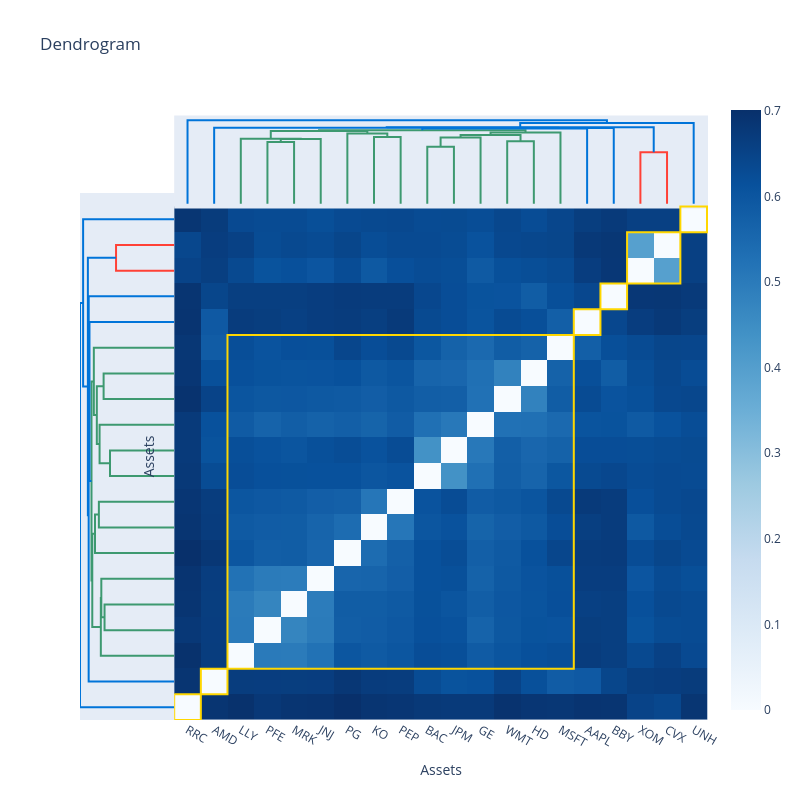

Notebook code for this chart:
### Code cell
model2 = HierarchicalEqualRiskContribution(
    risk_measure=RiskMeasure.CDAR,
    hierarchical_clustering_estimator=HierarchicalClustering(
        linkage_method=LinkageMethod.SINGLE,
    ),
    portfolio_params=dict(name="HERC-CDaR-Single-Pearson"),
)
model2.fit(X_train)
model2.hierarchical_clustering_estimator_.plot_dendrogram(heatmap=True)

### Figure 1 — Plotly figure (JSON) as saved in the notebook; plotly's stock layout.template omitted (floating-point values rounded to 4 significant figures; data arrays with more than 128 entries replaced by an {"elided": "..."} marker saying what was removed)
{"data": [{"hoverinfo": "text", "marker": {"color": "rgb(61,153,112)"}, "mode": "lines", "type": "scatter", "x": [35, 35, 45, 45], "xaxis": "x", "y": [0, 0.4741, 0.4741, 0], "yaxis": "y2"}, {"hoverinfo": "text", "marker": {"color": "rgb(61,153,112)"}, "mode": "lines", "type": "scatter", "x": [40, 40, 55, 55], "xaxis": "x", "y": [0.4741, 0.496, 0.496, 0], "yaxis": "y2"}, {"hoverinfo": "text", "marker": {"color": "rgb(61,153,112)"}, "mode": "lines", "type": "scatter", "x": [25, 25, 47.5, 47.5], "xaxis": "x", "y": [0, 0.4993, 0.4993, 0.496], "yaxis": "y2"}, {"hoverinfo": "text", "marker": {"color": "rgb(61,153,112)"}, "mode": "lines", "type": "scatter", "x": [75, 75, 85, 85], "xaxis": "x", "y": [0, 0.5127, 0.5127, 0], "yaxis": "y2"}, {"hoverinfo": "text", "marker": {"color": "rgb(61,153,112)"}, "mode": "lines", "type": "scatter", "x": [65, 65, 80, 80], "xaxis": "x", "y": [0, 0.539, 0.539, 0.5127], "yaxis": "y2"}, {"hoverinfo": "text", "marker": {"color": "rgb(61,153,112)"}, "mode": "lines", "type": "scatter", "x": [36.25, 36.25, 72.5, 72.5], "xaxis": "x", "y": [0.4993, 0.5575, 0.5575, 0.539], "yaxis": "y2"}, {"hoverinfo": "text", "marker": {"color": "rgb(61,153,112)"}, "mode": "lines", "type": "scatter", "x": [95, 95, 105, 105], "xaxis": "x", "y": [0, 0.437, 0.437, 0], "yaxis": "y2"}, {"hoverinfo": "text", "marker": {"color": "rgb(61,153,112)"}, "mode": "lines", "type": "scatter", "x": [100, 100, 115, 115], "xaxis": "x", "y": [0.437, 0.5078, 0.5078, 0], "yaxis": "y2"}, {"hoverinfo": "text", "marker": {"color": "rgb(61,153,112)"}, "mode": "lines", "type": "scatter", "x": [125, 125, 135, 135], "xaxis": "x", "y": [0, 0.4804, 0.4804, 0], "yaxis": "y2"}, {"hoverinfo": "text", "marker": {"color": "rgb(61,153,112)"}, "mode": "lines", "type": "scatter", "x": [107.5, 107.5, 130, 130], "xaxis": "x", "y": [0.5078, 0.5266, 0.5266, 0.4804], "yaxis": "y2"}, {"hoverinfo": "text", "marker": {"color": "rgb(61,153,112)"}, "mode": "lines", "type": "scatter", "x": [118.8, 118.8, 145, 145], "xaxis": "x", "y": [0.5266, 0.547, 0.547, 0], "yaxis": "y2"}, {"hoverinfo": "text", "marker": {"color": "rgb(61,153,112)"}, "mode": "lines", "type": "scatter", "x": [54.38, 54.38, 131.9, 131.9], "xaxis": "x", "y": [0.5575, 0.5628, 0.5628, 0.547], "yaxis": "y2"}, {"hoverinfo": "text", "marker": {"color": "rgb(0,116,217)"}, "mode": "lines", "type": "scatter", "x": [93.12, 93.12, 155, 155], "xaxis": "x", "y": [0.5628, 0.5766, 0.5766, 0], "yaxis": "y2"}, {"hoverinfo": "text", "marker": {"color": "rgb(0,116,217)"}, "mode": "lines", "type": "scatter", "x": [124.1, 124.1, 165, 165], "xaxis": "x", "y": [0.5766, 0.5819, 0.5819, 0], "yaxis": "y2"}, {"hoverinfo": "text", "marker": {"color": "rgb(0,116,217)"}, "mode": "lines", "type": "scatter", "x": [15, 15, 144.5, 144.5], "xaxis": "x", "y": [0, 0.5822, 0.5822, 0.5819], "yaxis": "y2"}, {"hoverinfo": "text", "marker": {"color": "rgb(255,65,54)"}, "mode": "lines", "type": "scatter", "x": [175, 175, 185, 185], "xaxis": "x", "y": [0, 0.3957, 0.3957, 0], "yaxis": "y2"}, {"hoverinfo": "text", "marker": {"color": "rgb(0,116,217)"}, "mode": "lines", "type": "scatter", "x": [79.77, 79.77, 180, 180], "xaxis": "x", "y": [0.5822, 0.5875, 0.5875, 0.3957], "yaxis": "y2"}, {"hoverinfo": "text", "marker": {"color": "rgb(0,116,217)"}, "mode": "lines", "type": "scatter", "x": [129.9, 129.9, 195, 195], "xaxis": "x", "y": [0.5875, 0.6199, 0.6199, 0], "yaxis": "y2"}, {"hoverinfo": "text", "marker": {"color": "rgb(0,116,217)"}, "mode": "lines", "type": "scatter", "x": [5, 5, 162.4, 162.4], "xaxis": "x", "y": [0, 0.6411, 0.6411, 0.6199], "yaxis": "y2"}, {"hoverinfo": "text", "marker": {"color": "rgb(61,153,112)"}, "mode": "lines", "type": "scatter", "x": [0, -0.4741, -0.4741, 0], "xaxis": "x2", "y": [35, 35, 45, 45], "yaxis": "y"}, {"hoverinfo": "text", "marker": {"color": "rgb(61,153,112)"}, "mode": "lines", "type": "scatter", "x": [-0.4741, -0.496, -0.496, 0], "xaxis": "x2", "y": [40, 40, 55, 55], "yaxis": "y"}, {"hoverinfo": "text", "marker": {"color": "rgb(61,153,112)"}, "mode": "lines", "type": "scatter", "x": [0, -0.4993, -0.4993, -0.496], "xaxis": "x2", "y": [25, 25, 47.5, 47.5], "yaxis": "y"}, {"hoverinfo": "text", "marker": {"color": "rgb(61,153,112)"}, "mode": "lines", "type": "scatter", "x": [0, -0.5127, -0.5127, 0], "xaxis": "x2", "y": [75, 75, 85, 85], "yaxis": "y"}, {"hoverinfo": "text", "marker": {"color": "rgb(61,153,112)"}, "mode": "lines", "type": "scatter", "x": [0, -0.539, -0.539, -0.5127], "xaxis": "x2", "y": [65, 65, 80, 80], "yaxis": "y"}, {"hoverinfo": "text", "marker": {"color": "rgb(61,153,112)"}, "mode": "lines", "type": "scatter", "x": [-0.4993, -0.5575, -0.5575, -0.539], "xaxis": "x2", "y": [36.25, 36.25, 72.5, 72.5], "yaxis": "y"}, {"hoverinfo": "text", "marker": {"color": "rgb(61,153,112)"}, "mode": "lines", "type": "scatter", "x": [0, -0.437, -0.437, 0], "xaxis": "x2", "y": [95, 95, 105, 105], "yaxis": "y"}, {"hoverinfo": "text", "marker": {"color": "rgb(61,153,112)"}, "mode": "lines", "type": "scatter", "x": [-0.437, -0.5078, -0.5078, 0], "xaxis": "x2", "y": [100, 100, 115, 115], "yaxis": "y"}, {"hoverinfo": "text", "marker": {"color": "rgb(61,153,112)"}, "mode": "lines", "type": "scatter", "x": [0, -0.4804, -0.4804, 0], "xaxis": "x2", "y": [125, 125, 135, 135], "yaxis": "y"}, {"hoverinfo": "text", "marker": {"color": "rgb(61,153,112)"}, "mode": "lines", "type": "scatter", "x": [-0.5078, -0.5266, -0.5266, -0.4804], "xaxis": "x2", "y": [107.5, 107.5, 130, 130], "yaxis": "y"}, {"hoverinfo": "text", "marker": {"color": "rgb(61,153,112)"}, "mode": "lines", "type": "scatter", "x": [-0.5266, -0.547, -0.547, 0], "xaxis": "x2", "y": [118.8, 118.8, 145, 145], "yaxis": "y"}, {"hoverinfo": "text", "marker": {"color": "rgb(61,153,112)"}, "mode": "lines", "type": "scatter", "x": [-0.5575, -0.5628, -0.5628, -0.547], "xaxis": "x2", "y": [54.38, 54.38, 131.9, 131.9], "yaxis": "y"}, {"hoverinfo": "text", "marker": {"color": "rgb(0,116,217)"}, "mode": "lines", "type": "scatter", "x": [-0.5628, -0.5766, -0.5766, 0], "xaxis": "x2", "y": [93.12, 93.12, 155, 155], "yaxis": "y"}, {"hoverinfo": "text", "marker": {"color": "rgb(0,116,217)"}, "mode": "lines", "type": "scatter", "x": [-0.5766, -0.5819, -0.5819, 0], "xaxis": "x2", "y": [124.1, 124.1, 165, 165], "yaxis": "y"}, {"hoverinfo": "text", "marker": {"color": "rgb(0,116,217)"}, "mode": "lines", "type": "scatter", "x": [0, -0.5822, -0.5822, -0.5819], "xaxis": "x2", "y": [15, 15, 144.5, 144.5], "yaxis": "y"}, {"hoverinfo": "text", "marker": {"color": "rgb(255,65,54)"}, "mode": "lines", "type": "scatter", "x": [0, -0.3957, -0.3957, 0], "xaxis": "x2", "y": [175, 175, 185, 185], "yaxis": "y"}, {"hoverinfo": "text", "marker": {"color": "rgb(0,116,217)"}, "mode": "lines", "type": "scatter", "x": [-0.5822, -0.5875, -0.5875, -0.3957], "xaxis": "x2", "y": [79.77, 79.77, 180, 180], "yaxis": "y"}, {"hoverinfo": "text", "marker": {"color": "rgb(0,116,217)"}, "mode": "lines", "type": "scatter", "x": [-0.5875, -0.6199, -0.6199, 0], "xaxis": "x2", "y": [129.9, 129.9, 195, 195], "yaxis": "y"}, {"hoverinfo": "text", "marker": {"color": "rgb(0,116,217)"}, "mode": "lines", "type": "scatter", "x": [0, -0.6411, -0.6411, -0.6199], "xaxis": "x2", "y": [5, 5, 162.4, 162.4], "yaxis": "y"}, {"colorscale": [[0, "rgb(247,251,255)"], [0.125, "rgb(222,235,247)"], [0.25, "rgb(198,219,239)"], [0.375, "rgb(158,202,225)"], [0.5, "rgb(107,174,214)"], [0.625, "rgb(66,146,198)"], [0.75, "rgb(33,113,181)"], [0.875, "rgb(8,81,156)"], [1, "rgb(8,48,107)"]], "name": "", "type": "heatmap", "x": [5, 15, 25, 35, 45, 55, 65, 75, 85, 95, 105, 115, 125, 135, 145, 155, 165, 175, 185, 195], "y": [5, 15, 25, 35, 45, 55, 65, 75, 85, 95, 105, 115, 125, 135, 145, 155, 165, 175, 185, 195], "z": {"elided": "20x20 float values"}}], "layout": {"autosize": false, "height": 800, "hovermode": "closest", "shapes": [{"line": {"color": "gold", "width": 2}, "type": "rect", "x0": 170, "x1": 190, "y0": 170, "y1": 190}, {"line": {"color": "gold", "width": 2}, "type": "rect", "x0": 20, "x1": 150, "y0": 20, "y1": 150}, {"line": {"color": "gold", "width": 2}, "type": "rect", "x0": 150, "x1": 160, "y0": 150, "y1": 160}, {"line": {"color": "gold", "width": 2}, "type": "rect", "x0": 160, "x1": 170, "y0": 160, "y1": 170}, {"line": {"color": "gold", "width": 2}, "type": "rect", "x0": 10, "x1": 20, "y0": 10, "y1": 20}, {"line": {"color": "gold", "width": 2}, "type": "rect", "x0": 190, "x1": 200, "y0": 190, "y1": 200}, {"line": {"color": "gold", "width": 2}, "type": "rect", "x0": 0, "x1": 10, "y0": 0, "y1": 10}], "showlegend": false, "title": {"text": "Dendrogram"}, "width": 800, "xaxis": {"domain": [0.15, 1], "mirror": false, "rangemode": "tozero", "showgrid": false, "showline": false, "showticklabels": true, "tickmode": "array", "ticks": "", "ticktext": ["RRC", "AMD", "LLY", "PFE", "MRK", "JNJ", "PG", "KO", "PEP", "BAC", "JPM", "GE", "WMT", "HD", "MSFT", "AAPL", "BBY", "XOM", "CVX", "UNH"], "tickvals": [5, 15, 25, 35, 45, 55, 65, 75, 85, 95, 105, 115, 125, 135, 145, 155, 165, 175, 185, 195], "title": {"text": "Assets"}, "type": "linear", "zeroline": false}, "xaxis2": {"domain": [0, 0.15], "mirror": false, "showgrid": false, "showline": false, "showticklabels": false, "ticks": "", "zeroline": false}, "yaxis": {"domain": [0, 0.85], "mirror": false, "rangemode": "tozero", "showgrid": false, "showline": false, "showticklabels": false, "ticks": "", "ticktext": ["RRC", "AMD", "LLY", "PFE", "MRK", "JNJ", "PG", "KO", "PEP", "BAC", "JPM", "GE", "WMT", "HD", "MSFT", "AAPL", "BBY", "XOM", "CVX", "UNH"], "tickvals": [5, 15, 25, 35, 45, 55, 65, 75, 85, 95, 105, 115, 125, 135, 145, 155, 165, 175, 185, 195], "title": {"text": "Assets"}, "type": "linear", "zeroline": false}, "yaxis2": {"domain": [0.825, 0.975], "mirror": false, "showgrid": false, "showline": false, "showticklabels": false, "ticks": "", "zeroline": false}}}
